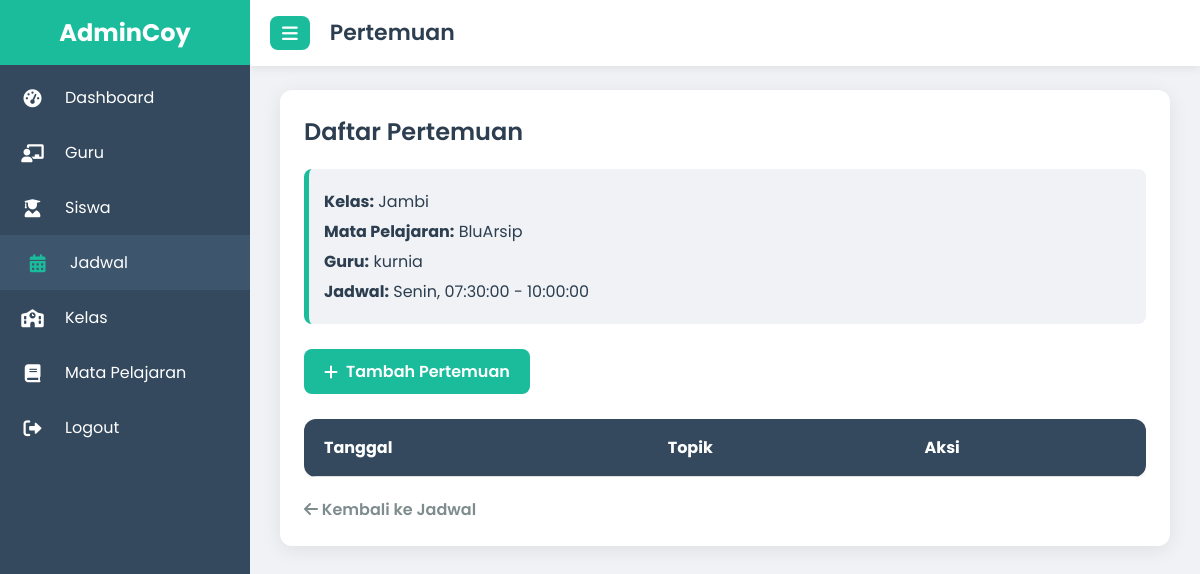
The page /admin/jadwal/pertemuan.php?id_jadwal=20 (signed in) on the database as committed earlier.
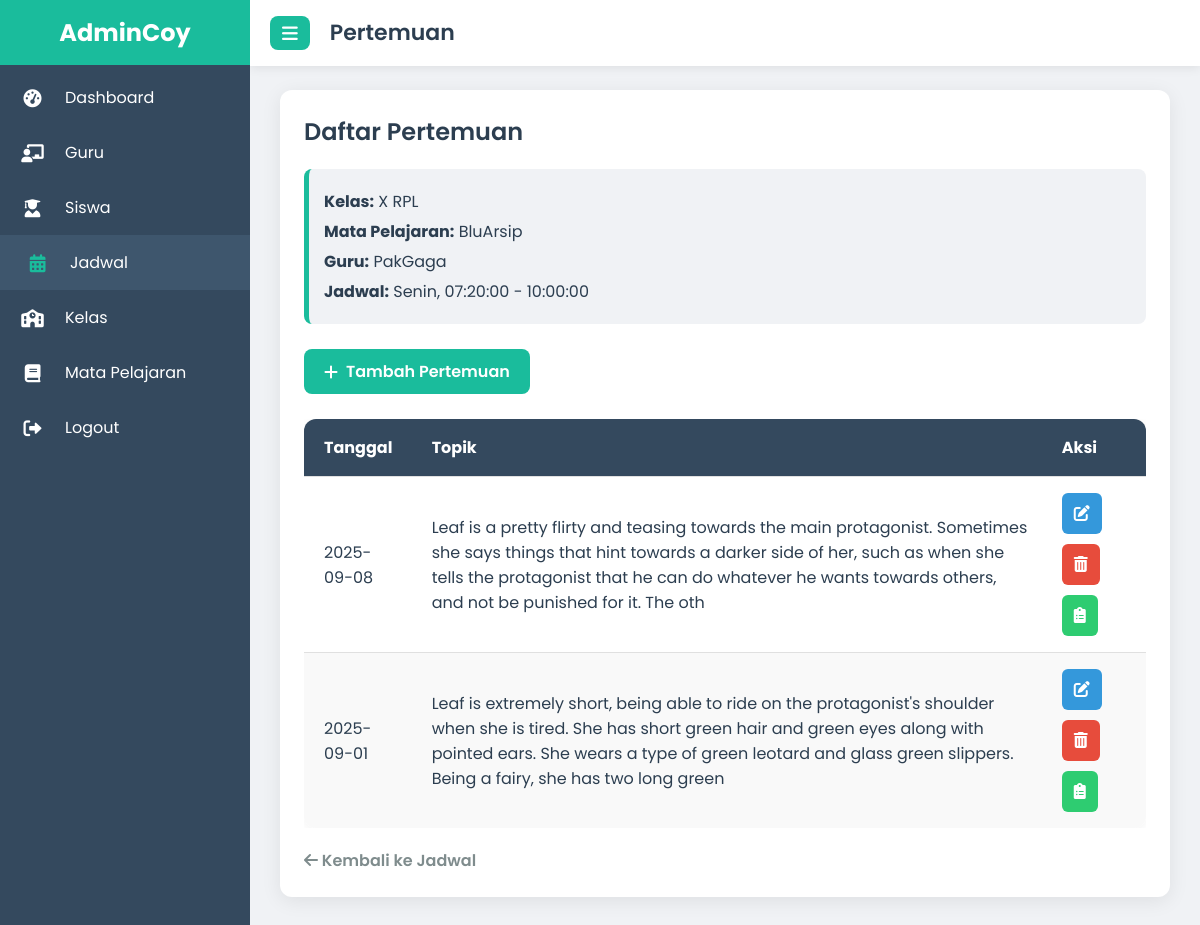
The same page on the database as committed later.
### tables this page shows
CREATE TABLE `jadwal` (
  `id` int(11) NOT NULL,
  `class_id` int(11) DEFAULT NULL,
  `hari` varchar(20) DEFAULT NULL,
  `jam_mulai` time DEFAULT NULL,
  `jam_selesai` time DEFAULT NULL,
  `mata_pelajaran` varchar(100) DEFAULT NULL,
  `teacher_id` int(11) DEFAULT NULL,
  `id_mapel` int(11) DEFAULT NULL
);

CREATE TABLE `class` (
  `id` int(11) NOT NULL,
  `nama_kelas` varchar(50) NOT NULL,
  `teacher_id` int(11) NOT NULL,
  `photo` varchar(255) NOT NULL,
  `tahun_ajaran` varchar(20) NOT NULL,
  `deskripsi` text NOT NULL,
  `id_tahun_akademik` int(11) DEFAULT NULL
);

CREATE TABLE `guru` (
  `id` int(11) NOT NULL,
  `nip` varchar(30) DEFAULT NULL,
  `name` varchar(100) DEFAULT NULL,
  `gender` enum('laki-laki','Perempuan') DEFAULT NULL,
  `email` varchar(100) DEFAULT NULL,
  `pass` varchar(255) DEFAULT NULL,
  `dob` date DEFAULT NULL,
  `no_hp` varchar(20) DEFAULT NULL,
  `photo` varchar(100) NOT NULL,
  `alamat` text DEFAULT NULL,
  `mapel` varchar(100) DEFAULT NULL,
  `admission_date` timestamp NOT NULL DEFAULT current_timestamp()
);

CREATE TABLE `mapel` (
  `id` int(11) NOT NULL,
  `nama_mapel` varchar(100) NOT NULL,
  `photo` varchar(255) DEFAULT NULL,
  `kurikulum` varchar(50) NOT NULL
);

CREATE TABLE `pertemuan` (
  `id` int(11) NOT NULL,
  `id_jadwal` int(11) DEFAULT NULL,
  `tanggal` date DEFAULT NULL,
  `topik` varchar(255) DEFAULT NULL
);

### admin/jadwal/pertemuan.php (the view, shortened to what this page needs)
<?php
    require '../../koneksi.php';
    $id_jadwal = $_GET['id_jadwal'] ?? null;
    $stmt_jadwal = $pdo->prepare("
        SELECT
            jadwal.hari, jadwal.jam_mulai, jadwal.jam_selesai,
            guru.name AS nama_guru,
            mapel.nama_mapel,
            class.nama_kelas
        FROM jadwal
        JOIN guru ON jadwal.teacher_id = guru.id
        JOIN mapel ON jadwal.id_mapel = mapel.id
        JOIN class ON jadwal.class_id = class.id
        WHERE jadwal.id = ?
    ");
    $stmt_jadwal->execute([$id_jadwal]);
    $jadwal_info = $stmt_jadwal->fetch(PDO::FETCH_ASSOC);
    $stmt_pertemuan = $pdo->prepare("SELECT * FROM pertemuan WHERE id_jadwal = ? ORDER BY tanggal DESC");
    $stmt_pertemuan->execute([$id_jadwal]);
    $pertemuan = $stmt_pertemuan->fetchAll(PDO::FETCH_ASSOC);
?>
<!DOCTYPE html>
<html lang="id">
<head>
    <link href="https://cdnjs.cloudflare.com/ajax/libs/font-awesome/6.0.0-beta3/css/all.min.css" rel="stylesheet">
</head>
<body>
    <div class="sidebar" id="sidebar">
        <div class="logo">AdminCoy</div>
        <nav>
            <a href="../dashboard_admin.php">
                <i class="fas fa-tachometer-alt"></i>
                <span>Dashboard</span>
            </a>
            <a href="../guru/index.php">
                <i class="fas fa-chalkboard-teacher"></i>
                <span>Guru</span>
            </a>
            <a href="../siswa/index.php">
                <i class="fas fa-user-graduate"></i>
                <span>Siswa</span>
            </a>
            <a href="index.php" class="active">
                <i class="fas fa-calendar-alt"></i>
                <span>Jadwal</span>
            </a>
            <a href="../kelas/index.php">
                <i class="fas fa-school"></i>
                <span>Kelas</span>
            </a>
            <a href="../mapel/index.php">
                <i class="fas fa-book"></i>
                <span>Mata Pelajaran</span>
            </a>
            <a onclick="showLogoutConfirm(event)">
                <i class="fas fa-sign-out-alt"></i>
                <span>Logout</span>
            </a>
        </nav>
    </div>
    <div class="header" id="header">
        <button class="toggle-btn" onclick="toggleSidebar()">
            <i class="fas fa-bars"></i>
        </button>
        <h1>Pertemuan</h1>
    </div>
    <div class="content" id="mainContent">
        <div class="card">
            <h2>Daftar Pertemuan</h2>
            <?php if ($jadwal_info): ?>
                <div class="info-header">
                    <p><strong>Kelas:</strong> <?= htmlspecialchars($jadwal_info['nama_kelas']) ?></p>
                    <p><strong>Mata Pelajaran:</strong> <?= htmlspecialchars($jadwal_info['nama_mapel']) ?></p>
                    <p><strong>Guru:</strong> <?= htmlspecialchars($jadwal_info['nama_guru']) ?></p>
                    <p><strong>Jadwal:</strong> <?= htmlspecialchars($jadwal_info['hari']) ?>, <?= htmlspecialchars($jadwal_info['jam_mulai']) ?> - <?= htmlspecialchars($jadwal_info['jam_selesai']) ?></p>
                </div>
            <?php endif; ?>
            <a href="#" onclick="openModal()" class="add-link">
                <i class="fas fa-plus"></i> Tambah Pertemuan
            </a>
            <div class="table-container">
                <table class="schedule-table">
                    <thead>
                        <tr>
                            <th>Tanggal</th>
                            <th>Topik</th>
                            <th>Aksi</th>
                        </tr>
                    </thead>
                    <tbody>
                        <?php foreach ($pertemuan as $row): ?>
                            <tr>
                                <td><?= htmlspecialchars($row['tanggal']) ?></td>
                                <td><?= htmlspecialchars($row['topik']) ?></td>
                                <td>
                                    <div class="action-links">
                                        <a href="#" onclick="openEditModal(<?= htmlspecialchars(json_encode($row)) ?>)" class="action-link edit" title="Edit">
                                            <i class="fas fa-edit"></i>
                                        </a>
                                        <a href="#" onclick="openDeleteModal(<?= $row['id'] ?>)" class="action-link delete" title="Hapus">
                                            <i class="fas fa-trash-alt"></i>
                                        </a>
                                        <a href="../absensi/absensi.php?id_pertemuan=<?= $row['id'] ?>" class="action-link rekap" title="Rekap Absensi">
                                            <i class="fas fa-clipboard-list"></i>
                                        </a>
                                    </div>
                                </td>
                            </tr>
                        <?php endforeach; ?>
                    </tbody>
                </table>
            </div>
            <a href="index.php" class="back-link">
                <i class="fas fa-arrow-left"></i> Kembali ke Jadwal
            </a>
        </div>
    </div>
</body>
</html>

Rows that differ between the two databases and show on the page:
changed jadwal "Senin": class.nama_kelas "Jambi" → "X RPL"; teacher.name "kurnia" → "PakGaga"; jam_mulai "07:30:00" → "07:20:00"
added pertemuan: tanggal "2025-09-08", topik "Leaf is a pretty flirty and teasing towards the main protagonist. Sometimes she says things that hint towards a darker side of her, such as when she tells the protagonist that he can do whatever he wants towards others, and not be punished for it. The oth"
added pertemuan: tanggal "2025-09-01", topik "Leaf is extremely short, being able to ride on the protagonist's shoulder when she is tired. She has short green hair and green eyes along with pointed ears. She wears a type of green leotard and glass green slippers. Being a fairy, she has two long green"
